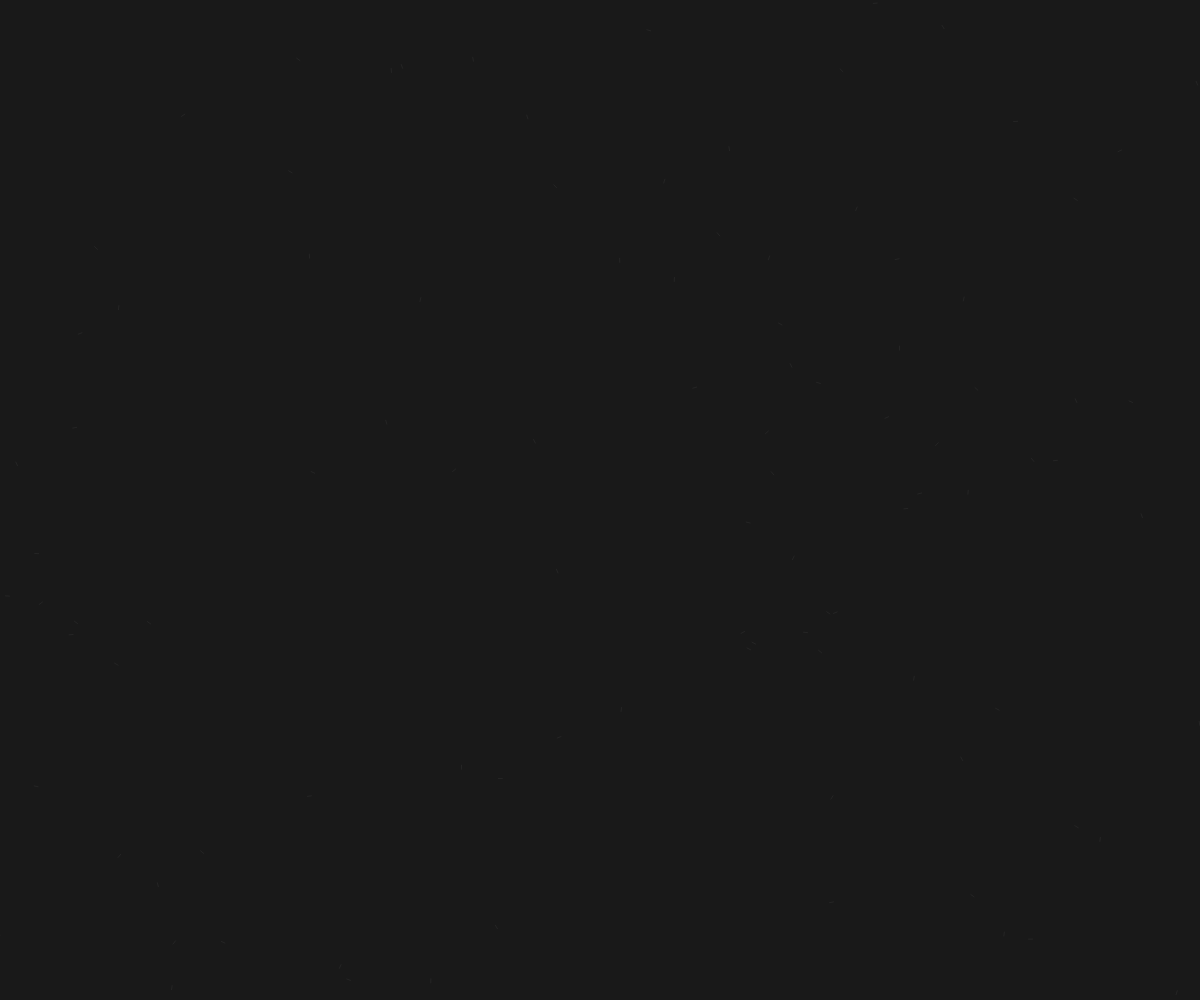
Frame 1 (no input)
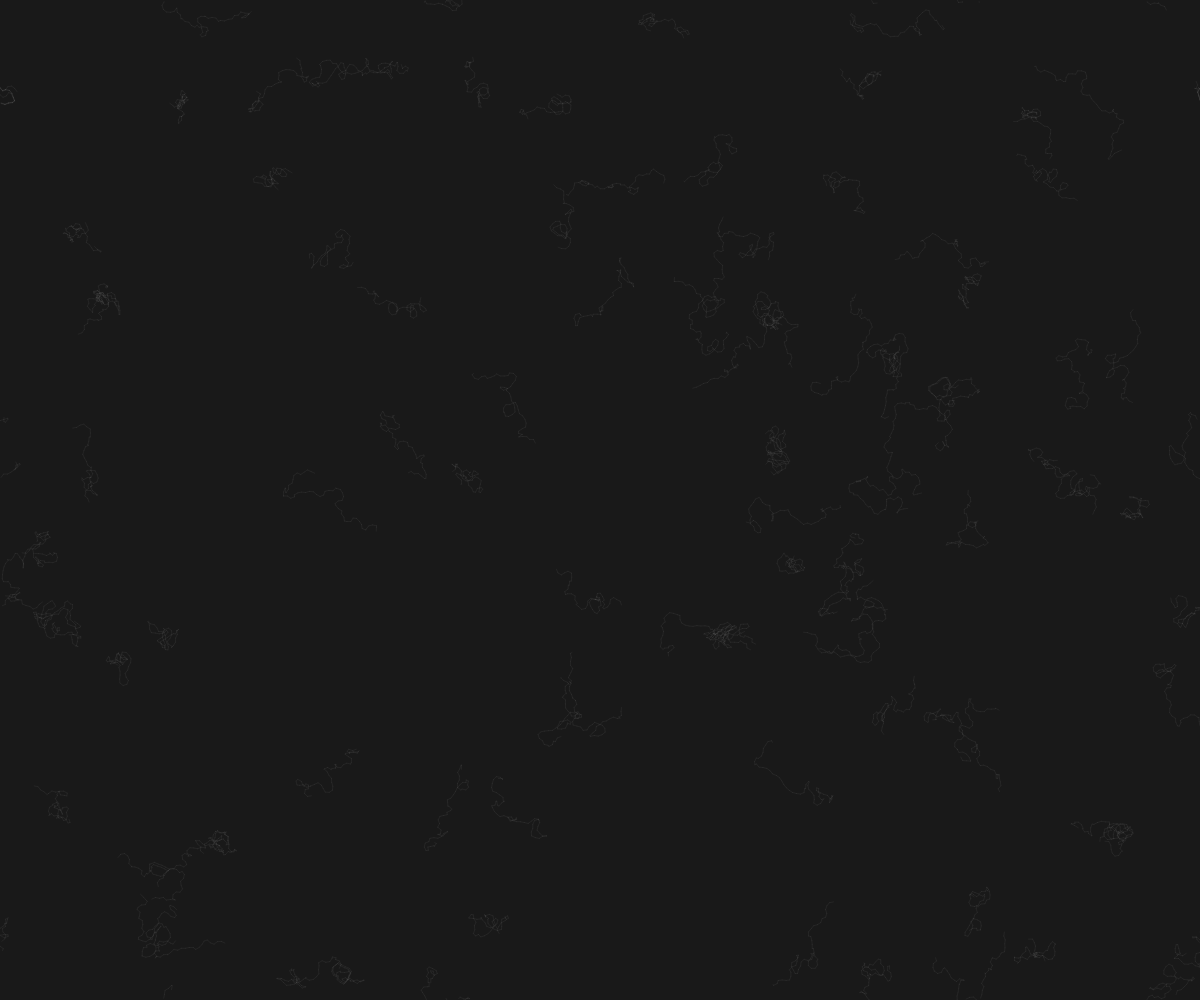
Frame 60 (no input)
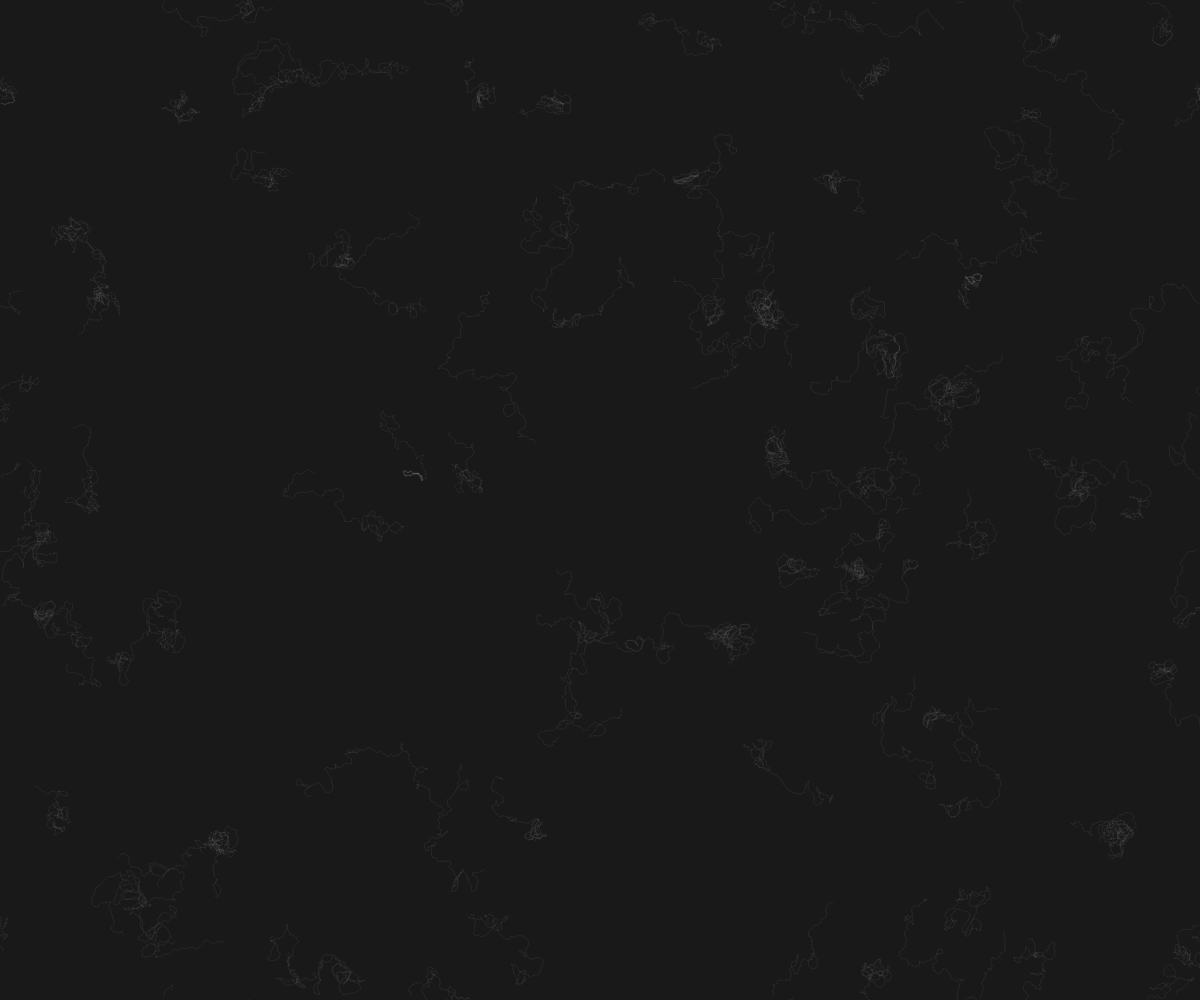
Frame 120 (the mouse pressed at the canvas centre since frame 60)

The p5.js sketch that drew these frames (run headless with seeded random() and noise() and a simulated clock; from frame 60 on, the mouse is pressed at the canvas centre):

// p5.js sketch
// ── sketch.js
// perlin noise hair
//Harry Sayers


var inc = 0.1;
var scl = 10;
var cols, rows;
var zoff = 0;
var particles = [];
var flowfield;



function setup() {
    createCanvas(windowWidth, windowHeight);


    cols = floor(width / scl);
    rows = floor(height / scl);
    bg = color('rgba(25, 25, 25, 1)');


    flowfield = [cols * rows];

    for (var i = 0; i < 100; i++) {
        particles[i] = new Particle();
    }
    background(bg);
};

function draw() {

    var yoff = 0;
    for (var y = 0; y < rows; y++) {
        var xoff = 0;
        for (var x = 0; x < cols; x++) {
            var index = x + y * cols;
            var angle = noise(xoff, yoff, zoff) * TWO_PI * 4;
            var v = p5.Vector.fromAngle(angle);
            v.setMag(4);
            flowfield[index] = v;
            xoff += inc;

        }
        yoff += inc;
        zoff += 0.01;
    }

    for (var i = 0; i < particles.length; i++) {
        particles[i].follow(flowfield);
        particles[i].update();
        particles[i].edges();
        particles[i].show();
    }
};

function Particle() {
    this.pos = createVector(random(width), random(height));
    this.vel = createVector(0, 0);
    this.acc = createVector(0, 0);
    this.maxspeed = 4;
    this.particleColor = color('rgba(255, 255, 255, 0.05)');

    this.prevPos = this.pos.copy();

    this.update = function() {
        this.vel.add(this.acc);
        this.vel.limit(this.maxspeed);
        this.pos.add(this.vel);

        this.acc.mult(0);
    }

    this.updatePrev = function() {
        this.prevPos.x = this.pos.x;
        this.prevPos.y = this.pos.y;
    }


    this.follow = function(vectors) {
        var x = floor(this.pos.x / scl);
        var y = floor(this.pos.y / scl);
        var index = x + y * cols;
        var force = vectors[index];
        this.applyForce(force);
    }

    this.applyForce = function(force) {
        this.acc.add(force);
    }

    this.show = function() {
        stroke(this.particleColor);
        strokeWeight(1);
        line(this.pos.x, this.pos.y, this.prevPos.x, this.prevPos.y);
        this.updatePrev();
    }


    this.edges = function() {
        if (this.pos.x > width) {
            this.pos.x = 0;
            this.updatePrev();
        }
        if (this.pos.x < 0) {
            this.pos.x = width;
            this.updatePrev();
        }
        if (this.pos.y > height) {
            this.pos.y = 2;
            this.updatePrev();
        }
        if (this.pos.y < 0) {
            this.pos.y = height;
            this.updatePrev();
        }
    }
}
